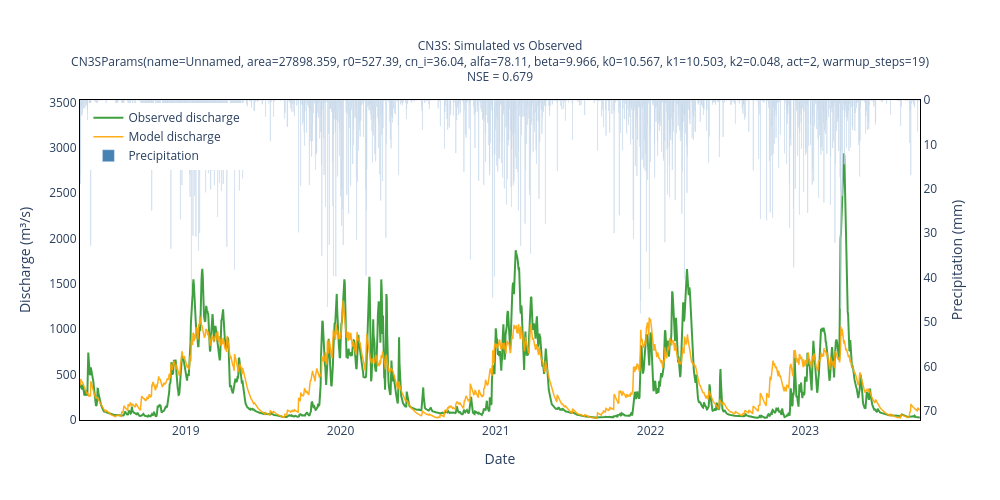

Write notebook code for a chart like this one.
### Code cell
optim.model.evaluate(optim.model.results["obs_q_m3s"])
optim.model.plot()

### Figure 1 — Plotly figure (JSON) as saved in the notebook; plotly's stock layout.template omitted (floating-point values rounded to 4 significant figures; data arrays with more than 128 entries replaced by an {"elided": "..."} marker saying what was removed)
{"data": [{"line": {"color": "green", "width": 2}, "name": "Observed discharge", "opacity": 0.75, "type": "scatter", "x": {"elided": "1981 str values"}, "y": {"elided": "1981 float values"}}, {"line": {"color": "orange", "width": 1.5}, "name": "Model discharge", "opacity": 0.9, "type": "scatter", "x": {"elided": "1981 str values"}, "y": {"elided": "1981 float values"}}, {"marker": {"color": "steelblue"}, "name": "Precipitation", "opacity": 1, "type": "bar", "x": {"elided": "1981 str values"}, "y": {"elided": "1981 float values"}, "yaxis": "y2"}], "layout": {"height": 500, "legend": {"x": 0.01, "y": 0.99}, "plot_bgcolor": "white", "title": {"font": {"size": 12}, "text": "CN3S: Simulated vs Observed<br>CN3SParams(name=Unnamed, area=27898.359, r0=527.39, cn_i=36.04, alfa=78.11, beta=9.966, k0=10.567, k1=10.503, k2=0.048, act=2, warmup_steps=19)<br>NSE = 0.679", "x": 0.5, "xanchor": "center"}, "width": 1000, "xaxis": {"linecolor": "black", "linewidth": 1, "mirror": true, "showline": true, "title": {"text": "Date"}}, "yaxis": {"linecolor": "black", "linewidth": 1, "mirror": true, "range": [0, 3526.0], "showline": true, "title": {"text": "Discharge (m³/s)"}}, "yaxis2": {"linecolor": "black", "linewidth": 1, "mirror": true, "overlaying": "y", "range": [72.1, 0], "showline": true, "side": "right", "title": {"text": "Precipitation (mm)"}}}}
